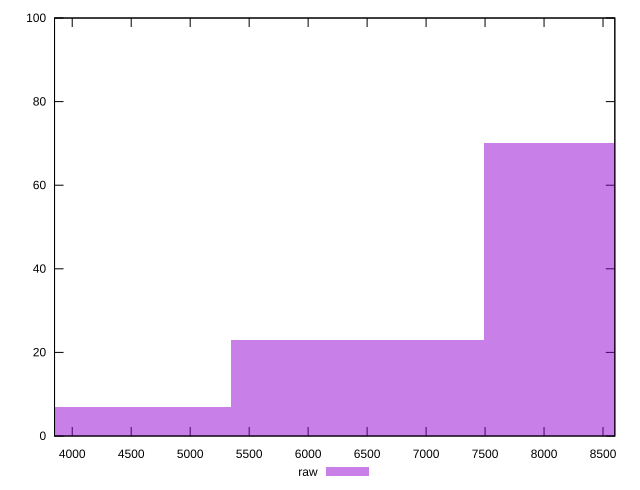

Source code (gnuplot):
reset

$raw <<EOF
8557.099917350406 70
6417.8249380128045 23
4278.549958675203 7
EOF

set key outside below
set boxwidth 2139.2749793376015
set xrange [3850:8600]
set yrange [0:100]
set trange [0:100]
set style fill transparent solid 0.5 noborder
set terminal svg size 640, 490 enhanced background rgb 'white'
set output "report_00013_2021-02-09T12-04-24.940Z/uses-text-compression/samples/pages+cached/raw/histogram.svg"

plot $raw title "raw" with boxes

reset
